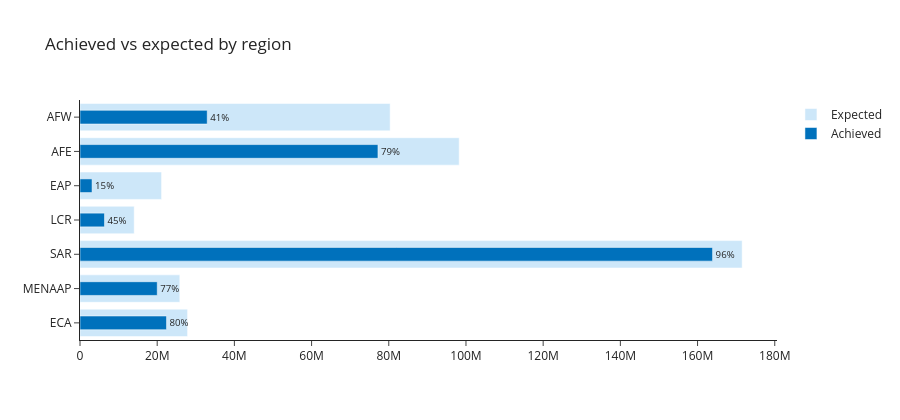

The cell this chart's notebook holds for it:
### Markdown cell above
## Slide 2 · Where results remain to be delivered (regions)

### Code cell
regions["still_to_deliver"] = regions.expected - regions.achieved
regions["delivery_rate"] = [a / e if rate_ok(a, e) else None for a, e in zip(regions.achieved, regions.expected)]
regions["data_check"] = regions.achieved > regions.expected
regions = regions.sort_values("still_to_deliver", ascending=False)
for r, row in regions.iterrows():
    a, e = SHOWN["regions"].get(r, (None, None))
    ok_p = True
    print("✓" if same(row.achieved, a) and same(row.expected, e) and ok_p else "⚠ (updated since snapshot?)", r)
import plotly.graph_objects as go
t = regions.iloc[::-1]
labels = ["above expected (data check)" if c else f"{r:.0%}" for r, c in zip(t.delivery_rate.fillna(0), t.data_check)]
fig = go.Figure([go.Bar(y=t.index, x=t.expected, orientation="h", name="Expected", marker_color="#cde7f9"),
                 go.Bar(y=t.index, x=t.achieved, orientation="h", name="Achieved", marker_color="#0071bc", width=0.4,
                        text=labels, textposition="outside")])
fig.update_layout(barmode="overlay", template="simple_white", height=420, title="Achieved vs expected by region")
fig.show()
regions

### Figure 1 — Plotly figure (JSON) as saved in the notebook; plotly's stock layout.template omitted (floating-point values rounded to 4 significant figures)
{"data": [{"marker": {"color": "#cde7f9"}, "name": "Expected", "orientation": "h", "type": "bar", "x": [27870000.0, 25860000.0, 171600000.0, 14040000.0, 21130000.0, 98230000.0, 80350000.0], "y": ["ECA", "MENAAP", "SAR", "LCR", "EAP", "AFE", "AFW"]}, {"marker": {"color": "#0071bc"}, "name": "Achieved", "orientation": "h", "text": ["80%", "77%", "96%", "45%", "15%", "79%", "41%"], "textposition": "outside", "type": "bar", "width": 0.4, "x": [22430000.0, 20020000.0, 163900000.0, 6355000.0, 3128000.0, 77200000.0, 32970000.0], "y": ["ECA", "MENAAP", "SAR", "LCR", "EAP", "AFE", "AFW"]}], "layout": {"barmode": "overlay", "height": 420, "title": {"text": "Achieved vs expected by region"}}}
